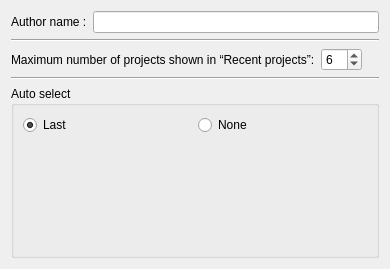
<?xml version="1.0" encoding="UTF-8"?>
<ui version="4.0">
 <class>ProjectWidgetForm</class>
 <widget class="QWidget" name="ProjectWidgetForm">
  <property name="geometry">
   <rect>
    <x>0</x>
    <y>0</y>
    <width>390</width>
    <height>269</height>
   </rect>
  </property>
  <property name="sizePolicy">
   <sizepolicy hsizetype="Ignored" vsizetype="Ignored">
    <horstretch>0</horstretch>
    <verstretch>0</verstretch>
   </sizepolicy>
  </property>
  <property name="maximumSize">
   <size>
    <width>8777215</width>
    <height>16777215</height>
   </size>
  </property>
  <property name="windowTitle">
   <string>Form</string>
  </property>
  <layout class="QGridLayout" name="gridLayout_2">
   <item row="0" column="0">
    <layout class="QVBoxLayout" name="verticalLayout_2">
     <item>
      <layout class="QHBoxLayout" name="horizontalLayout">
       <item>
        <widget class="QLabel" name="label">
         <property name="text">
          <string>Author name :</string>
         </property>
        </widget>
       </item>
       <item>
        <widget class="QLineEdit" name="m_authorLineEdit">
         <property name="text">
          <string/>
         </property>
        </widget>
       </item>
      </layout>
     </item>
     <item>
      <widget class="Line" name="line">
       <property name="orientation">
        <enum>Qt::Horizontal</enum>
       </property>
      </widget>
     </item>
     <item>
      <layout class="QHBoxLayout" name="horizontalLayout_2">
       <item>
        <widget class="QLabel" name="label_2">
         <property name="text">
          <string>Maximum number of projects shown in “Recent projects”:</string>
         </property>
        </widget>
       </item>
       <item>
        <widget class="QSpinBox" name="m_numRecentProjectsSpinBox">
         <property name="minimum">
          <number>1</number>
         </property>
         <property name="maximum">
          <number>10</number>
         </property>
         <property name="value">
          <number>6</number>
         </property>
        </widget>
       </item>
       <item>
        <spacer name="horizontalSpacer">
         <property name="orientation">
          <enum>Qt::Horizontal</enum>
         </property>
         <property name="sizeHint" stdset="0">
          <size>
           <width>40</width>
           <height>20</height>
          </size>
         </property>
        </spacer>
       </item>
      </layout>
     </item>
     <item>
      <widget class="Line" name="line_2">
       <property name="orientation">
        <enum>Qt::Horizontal</enum>
       </property>
      </widget>
     </item>
     <item>
      <widget class="QGroupBox" name="m_autoSelectGroupBox">
       <property name="title">
        <string>Auto select</string>
       </property>
       <layout class="QGridLayout" name="gridLayout">
        <item row="0" column="0">
         <layout class="QVBoxLayout" name="verticalLayout">
          <item>
           <layout class="QHBoxLayout" name="horizontalLayout_3">
            <item>
             <widget class="QRadioButton" name="m_lastProjectRadioButton">
              <property name="text">
               <string>Last</string>
              </property>
              <property name="checked">
               <bool>true</bool>
              </property>
             </widget>
            </item>
            <item>
             <widget class="QRadioButton" name="m_noneProjectRadioButton">
              <property name="text">
               <string>None</string>
              </property>
             </widget>
            </item>
           </layout>
          </item>
          <item>
           <spacer name="verticalSpacer">
            <property name="orientation">
             <enum>Qt::Vertical</enum>
            </property>
            <property name="sizeHint" stdset="0">
             <size>
              <width>20</width>
              <height>40</height>
             </size>
            </property>
           </spacer>
          </item>
         </layout>
        </item>
       </layout>
      </widget>
     </item>
    </layout>
   </item>
  </layout>
 </widget>
 <resources/>
 <connections/>
</ui>
